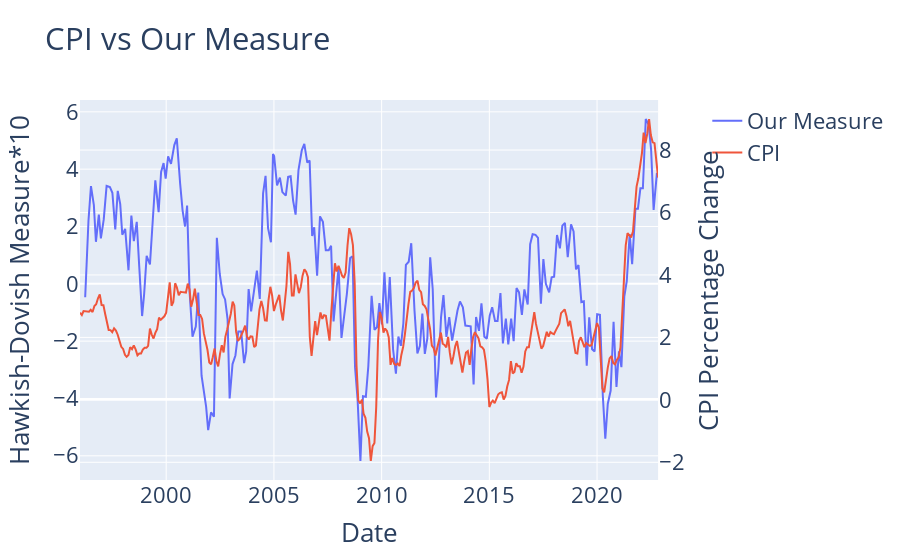
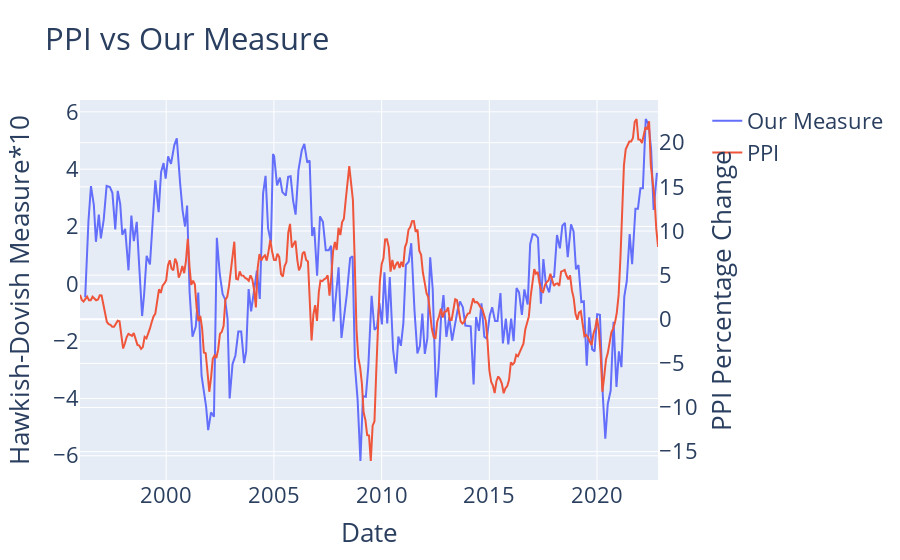

The notebook cell saved with these charts, in order:
### Markdown cell above
## Visualise CPI and PPI %change along with our measure (from meeting minutes) for qualitative comparison

### Code cell
# CPI plot
# Create figure with secondary y-axis
fig = make_subplots(specs=[[{"secondary_y": True}]])

# Add traces
fig.add_trace(
    go.Scatter(x=df_measure_mm["ReleaseDate"], y=df_measure_mm["our_measure"]*10, name="Our Measure"),
    secondary_y=False,
)

fig.add_trace(
    go.Scatter(x=df_CPI['DATE'], y=df_CPI["CPI_change"], name="CPI"),
    secondary_y=True,
)

# Add figure title
fig.update_layout(
    title_text="CPI vs Our Measure",
    font=dict(
        size=22,
    )
)

# Set x-axis title
fig.update_xaxes(title_text="Date")

# Set y-axes titles
fig.update_yaxes(title_text="Hawkish-Dovish Measure*10", secondary_y=False)
fig.update_yaxes(title_text="CPI Percentage Change", secondary_y=True)

fig.show()



# PPI plot
# Create figure with secondary y-axis
fig = make_subplots(specs=[[{"secondary_y": True}]])

# Add traces
fig.add_trace(
    go.Scatter(x=df_measure_mm["ReleaseDate"], y=df_measure_mm["our_measure"]*10, name="Our Measure"),
    secondary_y=False,
)

fig.add_trace(
    go.Scatter(x=df_CPI['DATE'], y=df_PPI["PPI_change"], name="PPI"),
    secondary_y=True,
)

# Add figure title
fig.update_layout(
    title_text="PPI vs Our Measure",
    font=dict(
        size=22,
    )
)

# Set x-axis title
fig.update_xaxes(title_text="Date")

# Set y-axes titles
fig.update_yaxes(title_text="Hawkish-Dovish Measure*10", secondary_y=False)
fig.update_yaxes(title_text="PPI Percentage Change", secondary_y=True)

fig.show()

### Figure 1 — Plotly figure (JSON) as saved in the notebook; plotly's stock layout.template omitted (floating-point values rounded to 4 significant figures; data arrays with more than 128 entries replaced by an {"elided": "..."} marker saying what was removed)
{"data": [{"name": "Our Measure", "type": "scatter", "x": {"elided": "214 str values"}, "xaxis": "x", "y": {"elided": "214 float values"}, "yaxis": "y"}, {"name": "CPI", "type": "scatter", "x": {"elided": "323 str values"}, "xaxis": "x", "y": {"elided": "323 float values"}, "yaxis": "y2"}], "layout": {"font": {"size": 22}, "title": {"text": "CPI vs Our Measure"}, "xaxis": {"anchor": "y", "domain": [0, 0.94], "title": {"text": "Date"}}, "yaxis": {"anchor": "x", "domain": [0, 1], "title": {"text": "Hawkish-Dovish Measure*10"}}, "yaxis2": {"anchor": "x", "overlaying": "y", "side": "right", "title": {"text": "CPI Percentage Change"}}}}

### Figure 2 — Plotly figure (JSON) as saved in the notebook; plotly's stock layout.template omitted (floating-point values rounded to 4 significant figures; data arrays with more than 128 entries replaced by an {"elided": "..."} marker saying what was removed)
{"data": [{"name": "Our Measure", "type": "scatter", "x": {"elided": "214 str values"}, "xaxis": "x", "y": {"elided": "214 float values"}, "yaxis": "y"}, {"name": "PPI", "type": "scatter", "x": {"elided": "323 str values"}, "xaxis": "x", "y": {"elided": "323 float values"}, "yaxis": "y2"}], "layout": {"font": {"size": 22}, "title": {"text": "PPI vs Our Measure"}, "xaxis": {"anchor": "y", "domain": [0, 0.94], "title": {"text": "Date"}}, "yaxis": {"anchor": "x", "domain": [0, 1], "title": {"text": "Hawkish-Dovish Measure*10"}}, "yaxis2": {"anchor": "x", "overlaying": "y", "side": "right", "title": {"text": "PPI Percentage Change"}}}}
